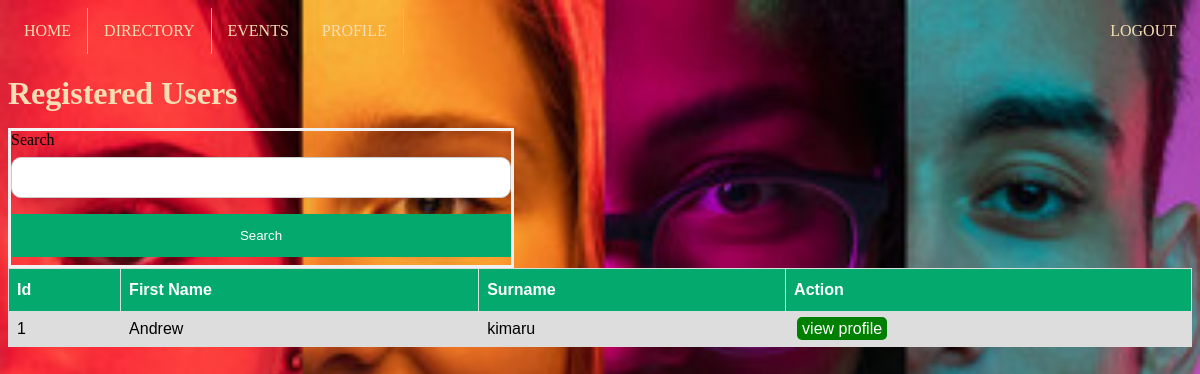
The app's page /users (signed in) with its own data.
### tables this page shows
CREATE TABLE users (id INTEGER PRIMARY KEY AUTOINCREMENT, firstname TEXT, surname TEXT, email TEXT, password TEXT);

### app.py (the view)
@app.route('/users')
def show_users():
    if session.get("email"):
        conn = connect_db()
        users = conn.execute('SELECT * FROM users').fetchall()
        conn.close()
        return render_template('users.html', users=users)
    return render_template('login.html')

### db.py (called while the page is built)
def connect_db():
    conn = sqlite3.connect('users.db')  # Replace 'users.db' with your desired filename
    conn.execute('CREATE TABLE IF NOT EXISTS users (id INTEGER PRIMARY KEY AUTOINCREMENT, firstname TEXT, surname TEXT, email TEXT, password TEXT)')
    conn.execute('CREATE TABLE IF NOT EXISTS profiles (user_id INTEGER PRIMARY KEY, education TEXT, location  TEXT, bio TEXT, year INTEGER, house TEXT)')
    return conn

### templates/users.html (shortened to what this page needs)
<!DOCTYPE html>
<html>
<head>
    <link rel="stylesheet" type="text/css" href="{{ url_for('static',filename='css/style.css') }}">
</head>
<body>
    <ul>
        <li><a href="/">HOME</a></li>
        <li><a href="/users">DIRECTORY</a></li>
        <li><a href="/news">EVENTS</a></li>
        <li><a href="/prof<id=user[1]>">PROFILE</a></li>
        {% if session.email %}
        <li style="float:right"><a href="/">LOGOUT</a></li>
        {% else %}
        <li style="float:right"><a href="/register">Register</a></li>
        <li style="float:right"><a href="/login">login</a></li>
        {% endif %}
    </ul>
    <h1>Registered Users</h1>
    <div class="search_box">
        <form method="post" action="{{ url_for('search_user') }}">
            <label for="">Search</label>
            <input type="text" name="name" id="name" >
            <button type="submit">Search</button>
        </form>
    </div>
    <table id="customers">
        <thead>
            <tr>
                <th>Id</th>
                <th>First Name</th>
                <th>Surname</th>
                <th>Action</th>
            </tr>
        </thead>
        <tbody>
            {% for user in users %}
            <tr>
                <td>{{ user[0] }}</td>
                <td>{{ user[1] }}</td>
                <td>{{ user[2] }}</td>
                <td><a href="{{ url_for('prof', id=user[0]) }}" class="view_profile">view profile</a></td>
            </tr>
            {% endfor %}
        </tbody>
    </table>
</body>
</html>

### static/css/style.css (style rules this page uses)
body { background-image: url('/static/images/bg2.jpg'); background-repeat: no-repeat; background-size: cover; height: 100vh; }
ul { list-style-type: none; margin: 0; padding: 0; overflow: hidden; }
li { float: left; border-right: 1px solid #bbb; }
li:last-child { border-right: none; }
li a { display: block; color: wheat; text-align: center; padding: 14px 16px; text-decoration: none; }
form { border: 3px solid #f1f1f1; width: 500px; }
input[type=text], input[type=email], input[type=password] { width: 100%; padding: 12px 20px; margin: 8px 0; display: inline-block; border: 1px solid #ccc; box-sizing: border-box; }
button { background-color: #04AA6D; color: white; padding: 14px 20px; margin: 8px 0; border: none; cursor: pointer; width: 100%; }
#customers { font-family: Arial, Helvetica, sans-serif; border-collapse: collapse; width: 100%; }
#customers td, #customers th { border: 1px solid #ddd; padding: 8px; }
#customers tr:nth-child(odd) { background-color: #ddd; }
#customers th { padding-top: 12px; padding-bottom: 12px; text-align: left; background-color: #04AA6D; color: white; }
.view_profile { margin: 3px; padding: 3px 5px; background-color: green; color: white; border-radius: 5px; cursor: pointer; text-decoration: none; }
.search_box input { width: 100%; border: 2px solid 748D92; border-radius: 10px; outline: none; padding: 10 10px; }
h1 { margin-bottom: 1rem; color: wheat; }

### records on screen
users: id "1", firstname "Andrew", surname "kimaru"
